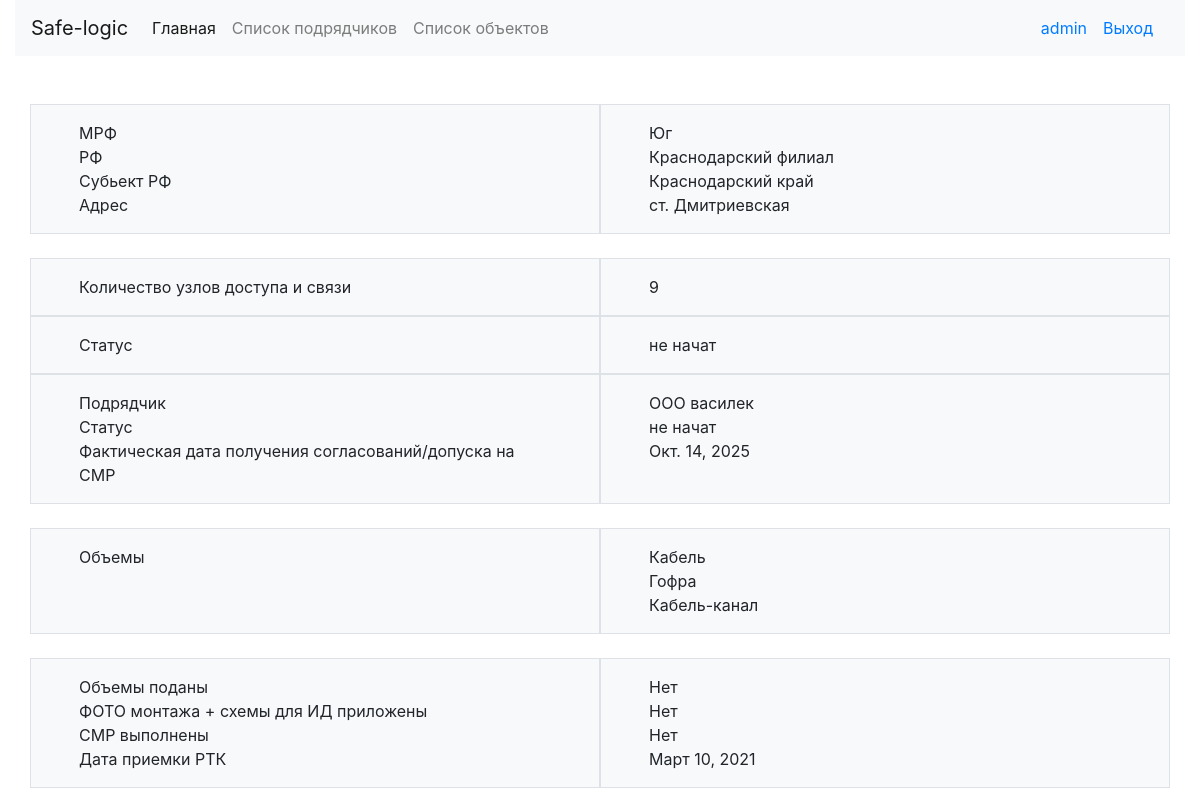
Page /object/4/ (signed in) on the committed database.
### sl_main/models.py (models this page shows, shortened)
class ItemProject(models.Model):
    yes_no = Choices('Да', 'Нет')
    mrf = models.CharField(verbose_name='МРФ', max_length=250, null=True, blank=True)
    rf = models.CharField(verbose_name='РФ', max_length=250, null=True, blank=True)
    subjectRF = models.CharField(verbose_name='Субьект РФ', max_length=250, null=True, blank=True)
    address = models.CharField(verbose_name='Адрес', max_length=250, null=True, blank=True)
    num_access_link = models.CharField(verbose_name='Количество узлов доступа и связи', max_length=250, null=True,
                                       blank=True)
    status_item = Choices('не начат', 'проблемы с допуском', 'в работе', 'СМР заевершен', 'принят', 'КС подписаны')
    status = models.CharField(choices=status_item, verbose_name='Статус', max_length=250, null=True, blank=True)
    contractor = models.ForeignKey(Contractor, null=True, blank=True, on_delete=models.SET_NULL)
    access = models.CharField(choices=yes_no, verbose_name='Допуск', max_length=250, null=True, blank=True)
    date_access_SMR = models.DateField(verbose_name='Фактическая дата получения согласований/допуска на СМР',
                                       null=True, blank=True)
    obemy_podany = models.CharField(choices=yes_no, verbose_name='Объемы поданы', max_length=250, null=True, blank=True)
    ready_smr = models.CharField(choices=yes_no, verbose_name='СМР выполнены', max_length=250, null=True, blank=True)
    data_priemki_rtk = models.DateField(verbose_name='Дата приемки РТК',
                                        null=True, blank=True)
    foto_montaj_upload = models.CharField(choices=yes_no, verbose_name='ФОТО монтажа + схемы для ИД приложены',
                                          max_length=250, null=True, blank=True)
    smr_ready = models.CharField(choices=yes_no, verbose_name='СМР выполнены', max_length=250, null=True, blank=True)
    rtk_ready = models.CharField(choices=yes_no, verbose_name='Примека РТК проведена', max_length=250, null=True,
                                 blank=True)
    id_ready = models.CharField(choices=yes_no, verbose_name='ИД загружена', max_length=250, null=True,
                                blank=True)
    act_ready = models.CharField(choices=yes_no, verbose_name='ИД загружена', max_length=250, null=True,
                                 blank=True)
    plan_data_ready_smr = models.DateField(verbose_name='Плановая дата завершение СМР',
                                           null=True, blank=True)
    data_ready_from_dogovor = models.DateField(verbose_name='Срок завершения работ по договору',
                                               null=True, blank=True)
    komentariy = models.TextField(verbose_name='Коментарий', null=True, blank=True)

class Contractor(models.Model):
    name = models.CharField(verbose_name='Название', max_length=250, null=True, blank=True)
    telephone = models.CharField(verbose_name='Телефон', max_length=250, null=True, blank=True)
    address = models.CharField(verbose_name='Адрес', max_length=250, null=True, blank=True)
    user = models.OneToOneField(User, null=True, on_delete=models.CASCADE)

### sl_main/decorations.py (the view)
        def wrapper_func(request, *args, **kwargs):
            group = None
            if request.user.groups.exists():
                group = request.user.groups.all()[0].name
            if group in allowed_roles:
                return view_func(request, *args, **kwargs)
            else:
                return HttpResponse('Доступ запрещен')

### sl_main/decorations.py (called while the page is built)
def allowed_users(allowed_roles=[]):
    def decorator(view_func):
        def wrapper_func(request, *args, **kwargs):
            group = None
            if request.user.groups.exists():
                group = request.user.groups.all()[0].name
            if group in allowed_roles:
                return view_func(request, *args, **kwargs)
            else:
                return HttpResponse('Доступ запрещен')
        return wrapper_func
    return decorator

### sl_main/views.py (called while the page is built)
@allowed_users(allowed_roles=['admin'])
@login_required(login_url='login')
def object(request, pk):
    object = ItemProject.objects.get(id=pk)
    page_name = 'Объект'
    context = {'object': object}
    return render(request, 'sl_main/object.html', context)

### templates/sl_main/object.html
{% extends 'sl_main/header.html' %}
{% block content %}
<br>
<br>
<div class="container px-lg-5">
    <div class="row mx-lg-n5">
        <div class="col py-3 px-lg-5 border bg-light">
            МРФ<br>
            РФ<br>
            Субьект РФ<br>
            Адрес
        </div>
        <div class="col py-3 px-lg-5 border bg-light">
            {{object.mrf}}<br>
            {{object.rf}}<br>
            {{object.subjectRF}}<br>
            {{object.address}}
        </div>
    </div>
</div>
<br>
<div class="container px-lg-5">
    <div class="row mx-lg-n5">
        <div class="col py-3 px-lg-5 border bg-light">Количество узлов доступа и связи</div>
        <div class="col py-3 px-lg-5 border bg-light">{{object.num_access_link}}</div>
    </div>
</div>
<div class="container px-lg-5">
    <div class="row mx-lg-n5">
        <div class="col py-3 px-lg-5 border bg-light">Статус</div>
        <div class="col py-3 px-lg-5 border bg-light">{{object.status}}</div>
    </div>
</div>
<div class="container px-lg-5">
    <div class="row mx-lg-n5">
        <div class="col py-3 px-lg-5 border bg-light">
            Подрядчик<br>
            Статус<br>
            Фактическая дата получения согласований/допуска на СМР
        </div>
        <div class="col py-3 px-lg-5 border bg-light">
            {{object.contractor.name}}<br>
            {{object.status}}<br>
            {{object.date_access_SMR}}
        </div>
    </div>
</div>
<br>
<div class="container px-lg-5">
    <div class="row mx-lg-n5">
        <div class="col py-3 px-lg-5 border bg-light">Объемы</div>
        <div class="col py-3 px-lg-5 border bg-light">Кабель<br>
            Гофра<br>
            Кабель-канал
        </div>
    </div>
</div>
<br>
<div class="container px-lg-5">
    <div class="row mx-lg-n5">
        <div class="col py-3 px-lg-5 border bg-light">
            Объемы поданы<br>
            ФОТО монтажа + схемы для ИД приложены<br>
            СМР выполнены<br>
            Дата приемки РТК<br>
        </div>
        <div class="col py-3 px-lg-5 border bg-light">
            {{object.obemy_podany}}<br>
            {{object.foto_montaj_upload}}<br>
            {{object.smr_ready}}<br>
            {{object.data_priemki_rtk}}
        </div>
    </div>
</div>
{% endblock %}

### templates/sl_main/header.html (shortened to what this page needs)
<!DOCTYPE html>
<html lang="en">
<link rel="stylesheet" href="https://stackpath.bootstrapcdn.com/bootstrap/4.5.2/css/bootstrap.min.css"
>
<head>
</head>
<body>
<div class="container-fluid">
    <div class="row">
        <div class="col-md-12">
            {% include 'sl_main/navbar.html' %}
            {% block content %}{% endblock %}
        </div>
    </div>
</div>
</body>

### templates/sl_main/navbar.html (shortened to what this page needs)
<nav class="navbar navbar-expand-lg navbar-light bg-light">
    <a class="navbar-brand" href="{% url 'base' %}">Safe-logic</a>
    <div class="collapse navbar-collapse" id="navbarTogglerDemo01">
        <ul class="navbar-nav mr-auto mt-2 mt-lg-0">
            {% if request.user.is_superuser == True %}
            <li class="nav-item active">
                <a class="nav-link" href="{% url 'base' %}">Главная <span class="sr-only">(current)</span></a>
            </li>
            <li class="nav-item">
                <a class="nav-link" href="{% url 'contractor_list' %}">Список подрядчиков</a>
            </li>
            <li class="nav-item">
                <a class="nav-link" href="{% url 'list_object'  %} ">Список объектов</a>
            </li>
            {% endif %}
        </ul>
        <form class="form-inline my-2 my-lg-0">
            <a class="nav-item" href="#"> {{request.user}}</a>
            <a class="nav-link" href="{% url 'logout'  %} ">Выход</a>
        </form>
    </div>
</nav>

### rows in the picture
ItemProject: mrf "Юг", rf "Краснодарский филиал", subjectRF "Краснодарский край", address "ст. Дмитриевская", num_access_link "9", status "не начат", contractor.name "ООО василек", date_access_SMR "Окт. 14, 2025", obemy_podany "Нет", foto_montaj_upload "Нет", smr_ready "Нет", data_priemki_rtk "Март 10, 2021"

### other values in the picture
{{ request.user }} "admin"
